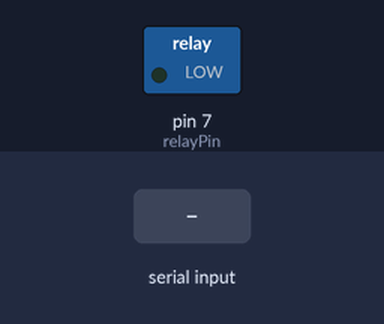
The sketch below on a simulated Arduino Uno, built with avr-gcc and run on an emulated ATmega328P. On the bench: switched loads named in the sketch (green lamp = pin HIGH). The test bench sets the inputs (shaded band).

Above: at 1.2 s.
1.3 s: "1" received over Serial
At 2.3 s:
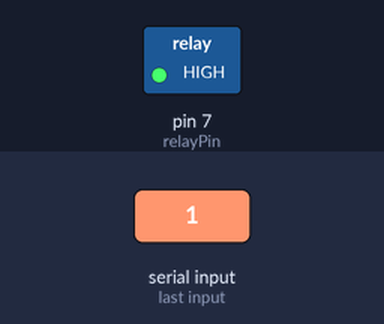
2.8 s: "0" received over Serial
At 3.4 s:
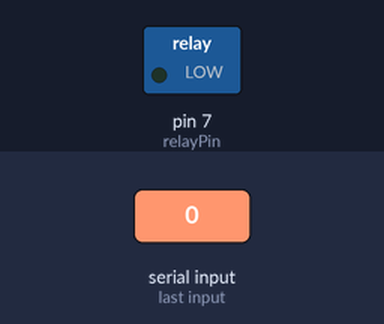
Timing chart, 0 to 5.8 s (numbered marks = the images above; inputs shaded):
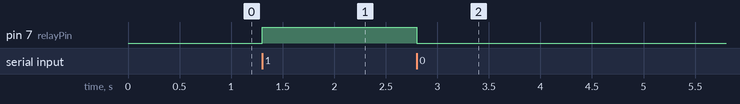

Measured:
- after the input at 1.3 s, pin 7 (relayPin): LOW → HIGH at once
- after the input at 2.8 s, pin 7 (relayPin): HIGH → LOW at once

The sketch:

ardunio.ino
```cpp
const int relayPin = 7;

void setup()
{
  Serial.begin(9600);
  pinMode(relayPin, OUTPUT);
  digitalWrite(relayPin, LOW);
}

void loop()
{
  if (Serial.available() > 0)
  {
    char command = Serial.read();

    if (command == '1')
    {
      digitalWrite(relayPin, HIGH);
    }

    else if (command == '0')
    {
      digitalWrite(relayPin, LOW);
    }
  }
}
```
